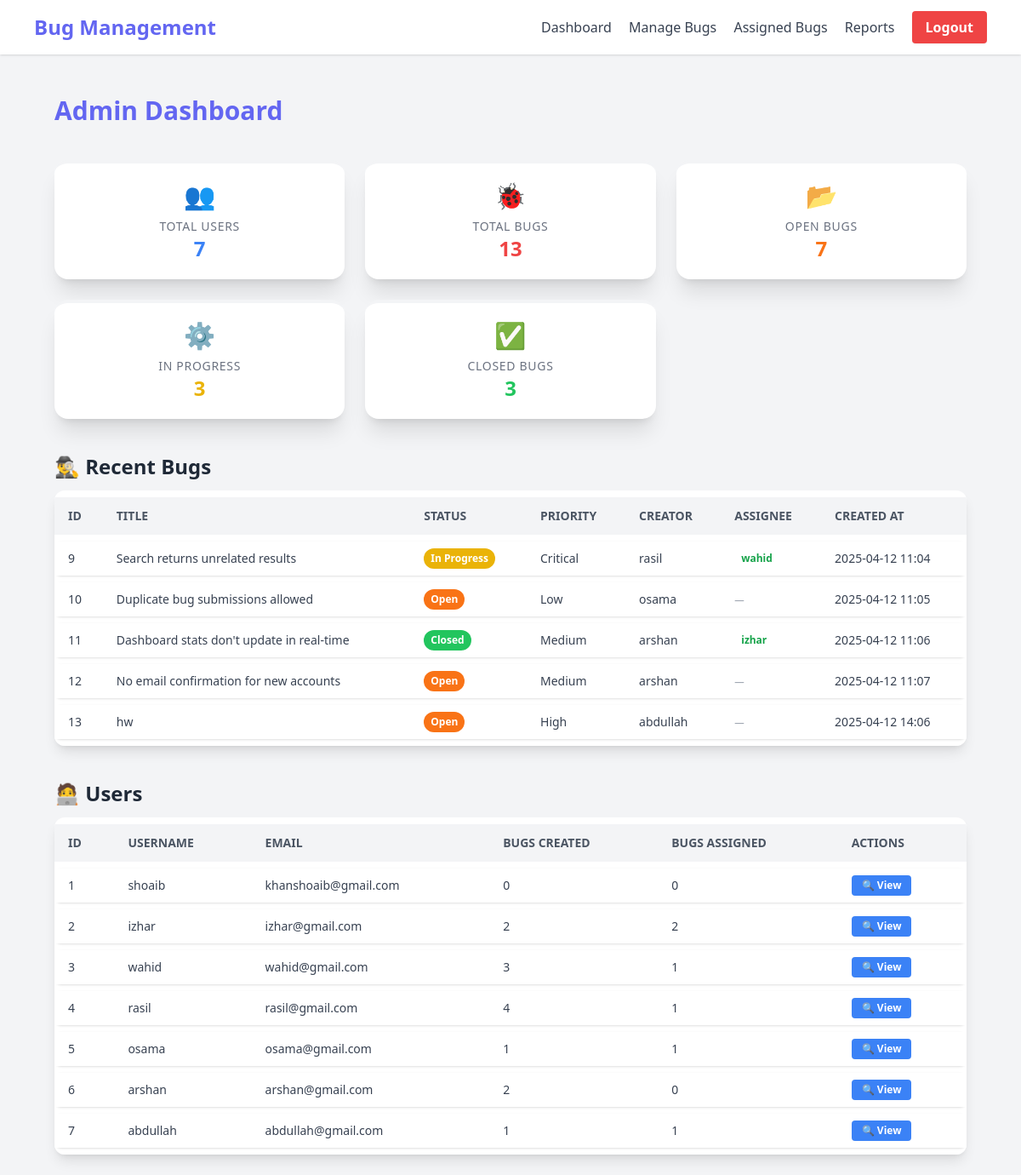
The app's page /admin/dashboard (signed in) with its own data.
### app.py (models this page shows, shortened)
class Bug(db.Model):
    id = db.Column(db.Integer, primary_key=True)
    title = db.Column(db.String(100), nullable=False)
    description = db.Column(db.Text, nullable=False)
    status = db.Column(db.String(20), default='Open')
    priority = db.Column(db.String(20), default='Medium')
    created_at = db.Column(db.DateTime, default=datetime.utcnow)
    updated_at = db.Column(db.DateTime, default=datetime.utcnow, onupdate=datetime.utcnow)
    creator_id = db.Column(db.Integer, db.ForeignKey('user.id'), nullable=False)
    assignee_id = db.Column(db.Integer, db.ForeignKey('user.id'))

class User(UserMixin, db.Model):
    id = db.Column(db.Integer, primary_key=True)
    username = db.Column(db.String(80), unique=True, nullable=False)
    email = db.Column(db.String(120), unique=True, nullable=False)
    password_hash = db.Column(db.String(128))
    is_admin = db.Column(db.Boolean, default=False)
    bugs_created = db.relationship('Bug', backref='creator', lazy=True, foreign_keys='Bug.creator_id')
    bugs_assigned = db.relationship('Bug', backref='assignee', lazy=True, foreign_keys='Bug.assignee_id')

### app.py (the view)
@app.route('/admin/dashboard')
@login_required
def admin_dashboard():
    if not current_user.is_admin:
        return redirect(url_for('user_dashboard'))
    users = User.query.all()
    bugs = Bug.query.all()
    open_bugs = Bug.query.filter_by(status='Open').count()
    in_progress_bugs = Bug.query.filter_by(status='In Progress').count()
    closed_bugs = Bug.query.filter_by(status='Closed').count()
    return render_template('admin/admin_dashboard.html',
                         users=users,
                         bugs=bugs,
                         open_bugs=open_bugs,
                         in_progress_bugs=in_progress_bugs,
                         closed_bugs=closed_bugs)

### app.py (called while the page is built)
@login_manager.user_loader
def load_user(user_id):
    return User.query.get(int(user_id))

### templates/admin/admin_dashboard.html (shortened to what this page needs)
{% extends "base.html" %}
{% block content %}
<div class="p-6 animate-fade-in space-y-10">
    <h1 class="text-3xl font-extrabold text-primary"> Admin Dashboard</h1>
    <div class="grid grid-cols-1 sm:grid-cols-2 md:grid-cols-3 xl:grid-cols-5 gap-6">
        {% set stats = [
            ('Total Users', users|length, 'text-blue-500', '👥'),
            ('Total Bugs', bugs|length, 'text-red-500', '🐞'),
            ('Open Bugs', open_bugs, 'text-orange-500', '📂'),
            ('In Progress', in_progress_bugs, 'text-yellow-500', '⚙️'),
            ('Closed Bugs', closed_bugs, 'text-green-500', '✅')
        ] %}
        {% for label, value, color, emoji in stats %}
        <div class="bg-white shadow-xl hover:shadow-2xl transition rounded-2xl p-5 text-center border-t-4 border-gray-100">
            <div class="text-3xl mb-2">{{ emoji }}</div>
            <h3 class="text-gray-500 text-sm uppercase tracking-wider">{{ label }}</h3>
            <p class="text-2xl font-bold {{ color }}">{{ value }}</p>
        </div>
        {% endfor %}
    </div>
    <div>
        <h2 class="text-2xl font-semibold text-gray-800 mb-3">🕵️‍♂️ Recent Bugs</h2>
        <div class="overflow-x-auto rounded-xl shadow-lg animate-fade-in">
            <table class="min-w-full bg-white border-separate border-spacing-y-2">
                <thead class="bg-gray-100 text-gray-600 text-sm uppercase">
                    <tr>
                        {% for label in ['ID', 'Title', 'Status', 'Priority', 'Creator', 'Assignee', 'Created At'] %}
                        <th class="px-4 py-3 text-left">{{ label }}</th>
                        {% endfor %}
                    </tr>
                </thead>
                <tbody class="text-sm text-gray-700">
                    {% for bug in bugs[-5:] %}
                    <tr class="bg-white hover:bg-gray-50 transition shadow rounded-lg">
                        <td class="px-4 py-2 font-medium">{{ bug.id }}</td>
                        <td class="px-4 py-2">{{ bug.title }}</td>
                        <td class="px-4 py-2">
                            <span class="inline-block px-2 py-1 rounded-full font-semibold text-white text-xs
                                {% if bug.status == 'Open' %} bg-orange-500
                                {% elif bug.status == 'In Progress' %} bg-yellow-500
                                {% elif bug.status == 'Closed' %} bg-green-500
                                {% else %} bg-gray-400 {% endif %}">
                                {{ bug.status }}
                            </span>
                        </td>
                        <td class="px-4 py-2">{{ bug.priority }}</td>
                        <td class="px-4 py-2">{{ bug.creator.username }}</td>
                        <td class="px-4 py-2">
                            {% if bug.assignee %}
                                <span class="inline-block px-2 py-1 rounded-full  text-green-600 font-semibold text-xs">
                                    {{ bug.assignee.username }}
                                </span>
                            {% else %}
                                <span class="text-gray-400 text-xs italic">—</span>
                            {% endif %}
                        </td>
                        <td class="px-4 py-2">{{ bug.created_at.strftime('%Y-%m-%d %H:%M') }}</td>
                    </tr>
                    {% endfor %}
                </tbody>
            </table>
        </div>
    </div>
    <div>
        <h2 class="text-2xl font-semibold text-gray-800 mb-3">🧑‍💻 Users</h2>
        <div class="overflow-x-auto rounded-xl shadow-lg animate-fade-in">
            <table class="min-w-full bg-white border-separate border-spacing-y-2">
                <thead class="bg-gray-100 text-gray-600 text-sm uppercase">
                    <tr>
                        {% for label in ['ID', 'Username', 'Email', 'Bugs Created', 'Bugs Assigned', 'Actions'] %}
                        <th class="px-4 py-3 text-left">{{ label }}</th>
                        {% endfor %}
                    </tr>
                </thead>
                <tbody class="text-sm text-gray-700">
                    {% for user in users %}
                    <tr class="bg-white hover:bg-gray-50 transition shadow rounded-lg">
                        <td class="px-4 py-2 font-medium">{{ user.id }}</td>
                        <td class="px-4 py-2">{{ user.username }}</td>
                        <td class="px-4 py-2">{{ user.email }}</td>
                        <td class="px-4 py-2">{{ user.bugs_created|length }}</td>
                        <td class="px-4 py-2">{{ user.bugs_assigned|length }}</td>
                        <td class="px-4 py-2">
                            <a href="{{ url_for('user_details', user_id=user.id) }}"
                               class="inline-block bg-blue-500 hover:bg-blue-600 text-white text-xs font-semibold px-3 py-1 rounded transition duration-200">
                                🔍 View
                            </a>
                        </td>
                    </tr>
                    {% endfor %}
                </tbody>
            </table>
        </div>
    </div>
</div>
{% endblock %}

### templates/admin/admin_dashboard.html (style rules this page uses)
.animate-fade-in { animation: fade-in 0.6s ease-out; }

### records on screen
Bug: id "9", title "Search returns unrelated results", status "In Progress", priority "Critical", creator.username "rasil", assignee.username "wahid", created_at "2025-04-12 11:04"
Bug: id "10", title "Duplicate bug submissions allowed", status "Open", priority "Low", creator.username "osama", created_at "2025-04-12 11:05"
Bug: id "11", title "Dashboard stats don't update in real-time", status "Closed", priority "Medium", creator.username "arshan", assignee.username "izhar", created_at "2025-04-12 11:06"
Bug: id "12", title "No email confirmation for new accounts", status "Open", priority "Medium", creator.username "arshan", created_at "2025-04-12 11:07"
Bug: id "13", title "hw", status "Open", priority "High", creator.username "abdullah", created_at "2025-04-12 14:06"
User: id "1", username "shoaib", email "khanshoaib@gmail.com", bugs_created|length "0", bugs_assigned|length "0"
User: id "2", username "izhar", email "izhar@gmail.com", bugs_created|length "2", bugs_assigned|length "2"
User: id "3", username "wahid", email "wahid@gmail.com", bugs_created|length "3", bugs_assigned|length "1"
User: id "4", username "rasil", email "rasil@gmail.com", bugs_created|length "4", bugs_assigned|length "1"
User: id "5", username "osama", email "osama@gmail.com", bugs_created|length "1", bugs_assigned|length "1"
User: id "6", username "arshan", email "arshan@gmail.com", bugs_created|length "2", bugs_assigned|length "0"
User: id "7", username "abdullah", email "abdullah@gmail.com", bugs_created|length "1", bugs_assigned|length "1"

### other values on screen
{{ emoji }} "👥" "🐞" "📂" "⚙️" "✅"
{{ label }} "TOTAL USERS" "TOTAL BUGS" "OPEN BUGS" "IN PROGRESS" "CLOSED BUGS"
{{ value }} "7" "13" "7" "3" "3"
{{ label }} "ID" "TITLE" "STATUS" "PRIORITY" "CREATOR" "ASSIGNEE" "CREATED AT"
{{ label }} "ID" "USERNAME" "EMAIL" "BUGS CREATED" "BUGS ASSIGNED" "ACTIONS"
